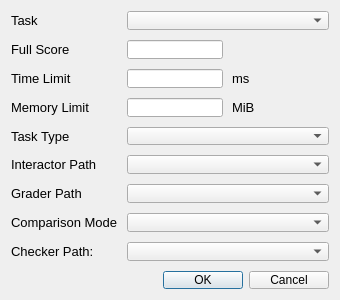
<?xml version="1.0" encoding="UTF-8"?>
<ui version="4.0">
 <class>AddTaskDialog</class>
 <widget class="QDialog" name="AddTaskDialog">
  <property name="geometry">
   <rect>
    <x>0</x>
    <y>0</y>
    <width>340</width>
    <height>300</height>
   </rect>
  </property>
  <property name="minimumSize">
   <size>
    <width>197</width>
    <height>164</height>
   </size>
  </property>
  <property name="windowTitle">
   <string>Add Task</string>
  </property>
  <layout class="QGridLayout" name="gridLayout">
   <property name="horizontalSpacing">
    <number>9</number>
   </property>
   <property name="verticalSpacing">
    <number>10</number>
   </property>
   <item row="1" column="0">
    <widget class="QLabel" name="fullScoreLabel">
     <property name="font">
      <font>
       <pointsize>10</pointsize>
       <weight>50</weight>
       <bold>false</bold>
      </font>
     </property>
     <property name="text">
      <string>Full Score</string>
     </property>
    </widget>
   </item>
   <item row="3" column="0">
    <widget class="QLabel" name="memoryLimitLabel">
     <property name="font">
      <font>
       <pointsize>10</pointsize>
       <weight>50</weight>
       <bold>false</bold>
      </font>
     </property>
     <property name="text">
      <string>Memory Limit</string>
     </property>
    </widget>
   </item>
   <item row="2" column="2">
    <widget class="QLabel" name="msLabel">
     <property name="font">
      <font>
       <pointsize>10</pointsize>
      </font>
     </property>
     <property name="text">
      <string>ms</string>
     </property>
    </widget>
   </item>
   <item row="9" column="0" colspan="4">
    <widget class="QDialogButtonBox" name="buttonBox">
     <property name="orientation">
      <enum>Qt::Horizontal</enum>
     </property>
     <property name="standardButtons">
      <set>QDialogButtonBox::Cancel|QDialogButtonBox::Ok</set>
     </property>
    </widget>
   </item>
   <item row="3" column="2">
    <widget class="QLabel" name="mbLabel">
     <property name="font">
      <font>
       <pointsize>10</pointsize>
      </font>
     </property>
     <property name="text">
      <string>MiB</string>
     </property>
    </widget>
   </item>
   <item row="3" column="3">
    <spacer name="horizontalSpacer_2">
     <property name="orientation">
      <enum>Qt::Horizontal</enum>
     </property>
     <property name="sizeHint" stdset="0">
      <size>
       <width>33</width>
       <height>20</height>
      </size>
     </property>
    </spacer>
   </item>
   <item row="2" column="3">
    <spacer name="horizontalSpacer">
     <property name="orientation">
      <enum>Qt::Horizontal</enum>
     </property>
     <property name="sizeHint" stdset="0">
      <size>
       <width>33</width>
       <height>20</height>
      </size>
     </property>
    </spacer>
   </item>
   <item row="2" column="1">
    <widget class="QLineEdit" name="timeLimit">
     <property name="minimumSize">
      <size>
       <width>96</width>
       <height>0</height>
      </size>
     </property>
     <property name="maximumSize">
      <size>
       <width>96</width>
       <height>22</height>
      </size>
     </property>
     <property name="font">
      <font>
       <pointsize>10</pointsize>
      </font>
     </property>
    </widget>
   </item>
   <item row="1" column="1">
    <widget class="QLineEdit" name="fullScore">
     <property name="minimumSize">
      <size>
       <width>96</width>
       <height>0</height>
      </size>
     </property>
     <property name="maximumSize">
      <size>
       <width>96</width>
       <height>22</height>
      </size>
     </property>
     <property name="font">
      <font>
       <pointsize>10</pointsize>
      </font>
     </property>
    </widget>
   </item>
   <item row="3" column="1">
    <widget class="QLineEdit" name="memoryLimit">
     <property name="minimumSize">
      <size>
       <width>96</width>
       <height>0</height>
      </size>
     </property>
     <property name="maximumSize">
      <size>
       <width>96</width>
       <height>22</height>
      </size>
     </property>
     <property name="font">
      <font>
       <pointsize>10</pointsize>
      </font>
     </property>
    </widget>
   </item>
   <item row="0" column="0">
    <widget class="QLabel" name="taskLabel">
     <property name="font">
      <font>
       <pointsize>10</pointsize>
       <weight>50</weight>
       <bold>false</bold>
      </font>
     </property>
     <property name="text">
      <string>Task</string>
     </property>
    </widget>
   </item>
   <item row="2" column="0">
    <widget class="QLabel" name="timeLimitLabel">
     <property name="font">
      <font>
       <pointsize>10</pointsize>
       <weight>50</weight>
       <bold>false</bold>
      </font>
     </property>
     <property name="text">
      <string>Time Limit</string>
     </property>
    </widget>
   </item>
   <item row="0" column="1" colspan="3">
    <widget class="QComboBox" name="taskBox">
     <property name="font">
      <font>
       <pointsize>10</pointsize>
      </font>
     </property>
    </widget>
   </item>
   <item row="4" column="0">
    <widget class="QLabel" name="taskTypeLabel">
     <property name="font">
      <font>
       <pointsize>10</pointsize>
       <weight>50</weight>
       <bold>false</bold>
      </font>
     </property>
     <property name="text">
      <string>Task Type</string>
     </property>
    </widget>
   </item>
   <item row="4" column="1" colspan="3">
    <widget class="QComboBox" name="taskTypeBox">
     <property name="font">
      <font>
       <pointsize>10</pointsize>
      </font>
     </property>
    </widget>
   </item>
   <item row="5" column="0">
    <widget class="QLabel" name="interactorLabel">
     <property name="font">
      <font>
       <pointsize>10</pointsize>
       <weight>50</weight>
       <bold>false</bold>
      </font>
     </property>
     <property name="text">
      <string>Interactor Path</string>
     </property>
    </widget>
   </item>
   <item row="5" column="1" colspan="3">
    <widget class="QComboBox" name="interactorBox">
     <property name="font">
      <font>
       <pointsize>10</pointsize>
      </font>
     </property>
    </widget>
   </item>
   <item row="6" column="0">
    <widget class="QLabel" name="graderLabel">
     <property name="font">
      <font>
       <pointsize>10</pointsize>
       <weight>50</weight>
       <bold>false</bold>
      </font>
     </property>
     <property name="text">
      <string>Grader Path</string>
     </property>
    </widget>
   </item>
   <item row="6" column="1" colspan="3">
    <widget class="QComboBox" name="graderBox">
     <property name="font">
      <font>
       <pointsize>10</pointsize>
      </font>
     </property>
    </widget>
   </item>
   <item row="7" column="0">
    <widget class="QLabel" name="comparisonModeLabel">
     <property name="font">
      <font>
       <pointsize>10</pointsize>
       <weight>50</weight>
       <bold>false</bold>
      </font>
     </property>
     <property name="text">
      <string>Comparison Mode</string>
     </property>
    </widget>
   </item>
   <item row="7" column="1" colspan="3">
    <widget class="QComboBox" name="comparisonModeBox">
     <property name="font">
      <font>
       <pointsize>10</pointsize>
      </font>
     </property>
    </widget>
   </item>
   <item row="8" column="0">
    <widget class="QLabel" name="checkerPathLabel">
     <property name="font">
      <font>
       <pointsize>10</pointsize>
       <weight>50</weight>
       <bold>false</bold>
      </font>
     </property>
     <property name="text">
      <string>Checker Path:</string>
     </property>
    </widget>
   </item>
   <item row="8" column="1" colspan="3">
    <widget class="QComboBox" name="checkerBox">
     <property name="font">
      <font>
       <pointsize>10</pointsize>
      </font>
     </property>
    </widget>
   </item>
  </layout>
 </widget>
 <tabstops>
  <tabstop>taskBox</tabstop>
  <tabstop>fullScore</tabstop>
  <tabstop>timeLimit</tabstop>
  <tabstop>memoryLimit</tabstop>
  <tabstop>taskTypeBox</tabstop>
  <tabstop>interactorBox</tabstop>
  <tabstop>graderBox</tabstop>
  <tabstop>comparisonModeBox</tabstop>
  <tabstop>checkerBox</tabstop>
 </tabstops>
 <resources/>
 <connections>
  <connection>
   <sender>buttonBox</sender>
   <signal>accepted()</signal>
   <receiver>AddTaskDialog</receiver>
   <slot>accept()</slot>
   <hints>
    <hint type="sourcelabel">
     <x>248</x>
     <y>254</y>
    </hint>
    <hint type="destinationlabel">
     <x>157</x>
     <y>274</y>
    </hint>
   </hints>
  </connection>
  <connection>
   <sender>buttonBox</sender>
   <signal>rejected()</signal>
   <receiver>AddTaskDialog</receiver>
   <slot>reject()</slot>
   <hints>
    <hint type="sourcelabel">
     <x>316</x>
     <y>260</y>
    </hint>
    <hint type="destinationlabel">
     <x>286</x>
     <y>274</y>
    </hint>
   </hints>
  </connection>
 </connections>
</ui>
